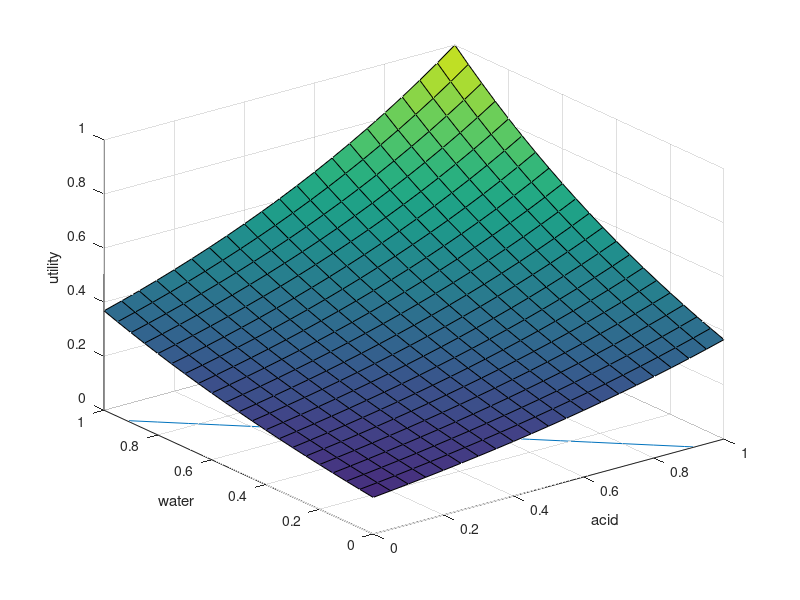

The MATLAB source for this figure: (Note: this script raises an error after producing the figure.)
clear all
hold off
%x = -10:0.5:10;
x = 0:0.05:1;
[X,Y] = meshgrid(x);
%Z = -(Y.^2)+(X*-Y) ;
%Z = exp((X+Y) - (X-Y).^2);
%Z = (abs(X)./abs(Y)) - ((X-Y).^3);
Z = exp((-X.*Y) - ((X-Y).^2)+1)/exp(1);
W = -(X.^2) + (X.*Y) - (Y.^2) +1;
u = 0.9;
%y = 0.5 * (x + sqrt((-4*u) - (3* (x.^2)) + 4));
%z = 0.5 * (x - sqrt((-4*u) - (3* (x.^2)) + 4));
%contour3(X,Y,Z,30)
%hold on
surf(X,Y,Z)
hold on
ylim([0,1])
%plot(x,y)
%plot(x,z)
xlabel('x')
ylabel('y')
zlabel('z')


%x^2+2*x*y+y^2=0;

%%
x = [0:1:100];
%y = [0:.7:300];
alpha = 0.3;
[X1,X2] = meshgrid(x, x);
for i =1:length(X1)
    for j=1:length(X1(1,:))
        Y1(i,j)=0;
        Y1(i,j) = i/j;
        if (Y1(i,j)<5)
            Y2(i,j) = 1;
        else
            Y2(i,j)= 0;
        end
    end

end

%surf(X1, X2, Y1)
%surf(X1,X2,Y2)
%%
x = 0:0.025:1;
[X,Y] = meshgrid(x);
Z = Y.*exp(-(X+0.3).^2-((Y).^2));
contour3(X,Y,Z,30)
xlabel('water')
ylabel('base')
zlabel('utility')
%%
hold off
clear all
x = 0:0.05:1;
[X,Y] = meshgrid(x);
Z = exp(X+Y)/exp(2);
W = exp(X+X)/exp(1);
normZ = Z - min(Z(:));
normZ = normZ ./ max(normZ(:)); % *
surf(X,Y,Z)
%contour3(X,Y,Z,50)

xlabel('acid')
ylabel('water')
zlabel('utility')


hold on
%[t1,t2] = meshgrid(x);
%t2 = t2+log(0.4415);
%z = 1.2 * ones(1,21);
%t3 = meshgrid(z);

%surf(t1,t2,t3)
base = 0.3;
water = 0.3;
scatter(base,water);
u = 0.4;
ylim([0 1])
plot(x, (-x-log(u)));
a = 0.5*(-(log(u))+base-water)
b = 0.5*(-(log(u))-base+water)
scatter(a,b)
%bod = [0.7;0.3];
%scatter(bod)
%plot(bod)
%%
%%
clear all
hold off
x = 1:10;
y = 11:20;
z = x'*y;
c = randi(10,10);
sliceomatic(x,y,z,c)
%%
clear all
x = 0:0.05:1;
[X,Y,Z] = meshgrid(x, x, x);
c = exp(X+Y+Z);
sliceomatic1p0(c)
%%
clear all
[x,y,z] = meshgrid(-2:.2:2, -2:.25:2, -2:.16:2);
v = x .* exp(-x.^2 - y.^2 - z.^2);
sliceomatic(v)
%%
x = 0:0.05:1;
[X,Y] = meshgrid(x);
Z = 0.5 * (-abs(X).^2+abs(Y).^2);
normZ = Z - min(Z(:));
normZ = normZ ./ max(normZ(:)); % *
contour3(X,Y,Z,50)
xlabel('water')
ylabel('base')
zlabel('utility')

%%
clear all
x = [0:.05:1];
[X1,X2] = meshgrid(x, x);
for i =1:length(X1)
    for j=1:length(X1(1,:))
        Y1(i,j)=0;
        Y1(i,j) = 0.1*log(i) /( 0.1*log(j));
        if (Y1(i,j)<1)
            Y2(i,j) = 1;
        else
            Y2(i,j)= 0;
        end
    end

end

surf(X1, X2, Y1)
%surf(X1,X2,Y2)
xlabel('x_1 or i')
ylabel('x_2 or j')
zlabel('utility')


%%
clear all
x = [-1:0.1:5];
plot(x, (0.5*log(x)) + 0.5*log(10));
%%
clear all
hold off
x = [0:0.05:1];
%y = x.^2;
plot(x,x-0.2)
hold on
plot(x, x+0.2);
ylim([0 1]);
%%

%%
clear all
x = [0:.05:1];
[X1,X2] = meshgrid(x, x);
for i =1:length(X1)
    for j=1:length(X1(1,:))
        Y1(i,j)=0;
        Y1(i,j) = 0.3*i - 0.4*j;
        if (Y1(i,j)<1)
            Y2(i,j) = 1;
        else
            Y2(i,j)= 0;
        end
    end

end

surf(X1, X2, Y1)
%surf(X1,X2,Y2)
xlabel('x_1 or i')
ylabel('x_2 or j')
zlabel('utility')


%%
clear all
hold off
x = -0.5:0.05:1;
[X,Y] = meshgrid(x);
Z = exp(-X+Y)/exp(1);
%Z = 0.5 * (-abs(X).^2+abs(Y).^2);
%normZ = Z - min(Z(:));
%normZ = normZ ./ max(normZ(:)); % *
%contour3(X,Y,Z,50)
xlabel('water')
ylabel('base')
%zlabel('utility')
hold on

water = 0.25;
base = 0.5;
%scatter(water,base);
u = 0.99;
ylim([0 1])
xlim([-0.5 1])

plot(x, (x+(log(u)+1)));
plot(x,-x+((log(u)+1)));
a = 0.5*(-(log(u)+1)+water+base)
b = 0.5*((log(u)+1)+water+base)
points = [water, a;base, b];
scatter(points(1,:), points(2,:))
%bod = [0.7;0.3];
%scatter(bod)
%plot(bod)
%%
%clear all
u = 0.99;
z = 0.5;
t = 0.2;
Q1 = [z; z+(log(u)+1)];
Q2 = [t; t+(log(u)+1)];
P = [0.25; 0.5];
a = 0.05;
b = 1.04;
X3 = [0.25,0.5;a,b];
d2 = pdist(X3,'euclidean')
sqrt((0.25-a)^2+(0.5-b)^2)
% Ax+By+X = 0; (m,n)
% d = Am+Bn+C / sqrt(A^2 + B^2)
d3 = (0.25-0.5+(log(u)+1))/(sqrt(2))
